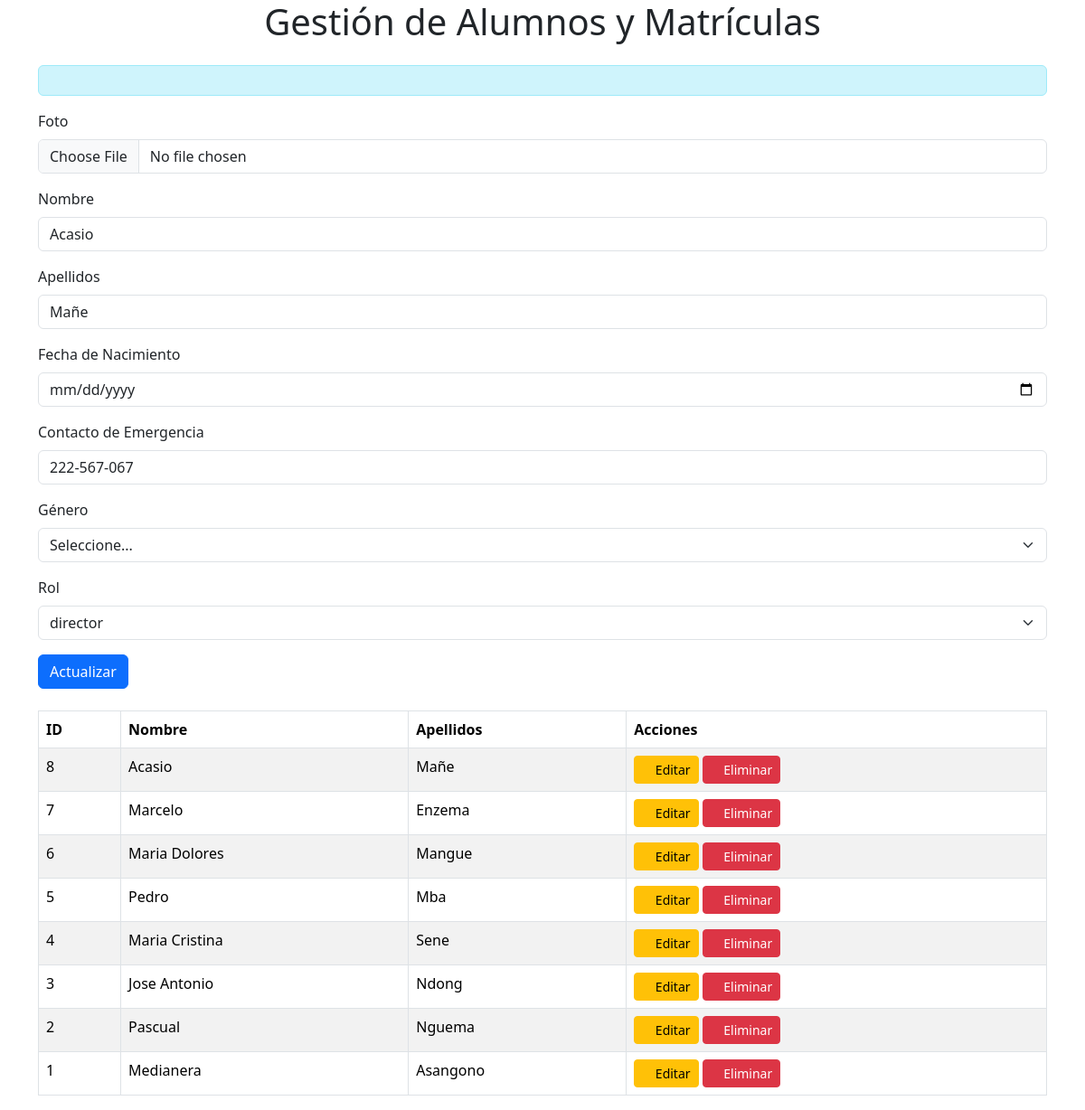
The app's page /secretaria/matricula/actualiar.php?editar=8 with its own data.
### tables this page shows
create table alumno(
    id_alumno int PRIMARY KEY AUTO_INCREMENT,
    foto VARCHAR(45) NOT NULL,
    nombre VARCHAR(45)NOT NULL,
    apellidos VARCHAR(45) NOT NULL,
    fecha_nacimiento DATE NOT NULL,
    contacto_emergencia VARCHAR(45) NOT NULL,
    genero VARCHAR(45) NOT NULL,
	id_rol INT(45) NOT NULL,
    FOREIGN KEY (id_rol) REFERENCES rol(id_rol)
   
);

create table rol(
    id_rol int PRIMARY KEY AUTO_INCREMENT,
    rol VARCHAR(45) NOT NULL
);

### secretaria/matricula/actualiar.php (the view, shortened to what this page needs)
<?php
include "../../conexion/conexion.php";
$mensaje = '';
function obtenerRoles($conexion) {
    $stmt = $conexion->prepare("SELECT id_rol, rol FROM rol");
    $stmt->execute();
    return $stmt->fetchAll(PDO::FETCH_ASSOC);
}
$alumno_data = [];
if (isset($_GET['editar']) && !empty($_GET['editar'])) {
    $id_alumno = $_GET['editar'];
    $stmt_alumno = $conexion->prepare("SELECT * FROM alumno WHERE id_alumno = :id_alumno");
    $stmt_alumno->bindParam(':id_alumno', $id_alumno);
    $stmt_alumno->execute();
    $alumno_data = $stmt_alumno->fetch(PDO::FETCH_ASSOC);
}
$query_alumnos = "SELECT * FROM alumno ORDER BY id_alumno DESC";
$stmt_alumnos = $conexion->prepare($query_alumnos);
$stmt_alumnos->execute();
$alumnos = $stmt_alumnos->fetchAll(PDO::FETCH_ASSOC);
$roles = obtenerRoles($conexion);
?>
<!DOCTYPE html>
<html lang="es">
<head>
    <link rel="stylesheet" href="../css/all.min.css">
    <link rel="stylesheet" href="../css/bootstrap.css">
</head>
<body>
    <div class="container">
        <h1 class="text-center mb-4">Gestión de Alumnos y Matrículas</h1>
        <div class="alert alert-info"><?php echo $mensaje; ?></div>
        <form action="" method="POST" enctype="multipart/form-data">
            <div class="mb-3">
                <label for="foto" class="form-label">Foto</label>
                <input type="file" class="form-control" id="foto" name="foto" accept="image/*">
            </div>
            <div class="mb-3">
                <label for="nombre" class="form-label">Nombre</label>
                <input type="text" class="form-control" id="nombre" name="nombre" required value="<?php echo $alumno_data['nombre'] ?? ''; ?>">
            </div>
            <div class="mb-3">
                <label for="apellidos" class="form-label">Apellidos</label>
                <input type="text" class="form-control" id="apellidos" name="apellidos" required value="<?php echo $alumno_data['apellidos'] ?? ''; ?>">
            </div>
            <div class="mb-3">
                <label for="fecha_nacimiento" class="form-label">Fecha de Nacimiento</label>
                <input type="date" class="form-control" id="fecha_nacimiento" name="fecha_nacimiento" required value="<?php echo $alumno_data['fecha_nacimiento'] ?? ''; ?>">
            </div>
            <div class="mb-3">
                <label for="contacto_emergencia" class="form-label">Contacto de Emergencia</label>
                <input type="text" class="form-control" id="contacto_emergencia" name="contacto_emergencia" required value="<?php echo $alumno_data['contacto_emergencia'] ?? ''; ?>">
            </div>
            <div class="mb-3">
                <label for="genero" class="form-label">Género</label>
                <select class="form-select" id="genero" name="genero" required>
                    <option value="">Seleccione...</option>
                </select>
            </div>
            <div class="mb-3">
                <label for="id_rol" class="form-label">Rol</label>
                <select class="form-select" id="id_rol" name="id_rol" required>
                    <?php foreach($roles as $rol): ?>
                        <option value="<?php echo $rol['id_rol']; ?>" <?php echo (!empty($alumno_data) && $alumno_data['id_rol'] == $rol['id_rol']) ? 'selected' : ''; ?>>
                            <?php echo $rol['rol']; ?>
                        </option>
                    <?php endforeach; ?>
                </select>
            </div>
            <button type="submit" class="btn btn-primary">
                <?php echo empty($alumno_data) ? 'Registrar' : 'Actualizar'; ?>
            </button>
        </form>
        <div class="table-responsive mt-4">
            <table class="table table-bordered table-striped">
                <thead>
                    <tr>
                        <th>ID</th>
                        <th>Nombre</th>
                        <th>Apellidos</th>
                        <th>Acciones</th>
                    </tr>
                </thead>
                <tbody>
                    <?php foreach ($alumnos as $alumno): ?>
                        <tr>
                            <td><?php echo $alumno['id_alumno']; ?></td>
                            <td><?php echo $alumno['nombre']; ?></td>
                            <td><?php echo $alumno['apellidos']; ?></td>
                            <td>
                                <a href="?editar=<?php echo $alumno['id_alumno']; ?>" class="btn btn-warning btn-sm">
                                    <i class="fas fa-edit"></i> Editar
                                </a>
                                <button class="btn btn-danger btn-sm" onclick="confirmarEliminar(<?php echo $alumno['id_alumno']; ?>)">
                                    <i class="fas fa-trash"></i> Eliminar
                                </button>
                            </td>
                        </tr>
                    <?php endforeach; ?>
                </tbody>
            </table>
        </div>
    </div>
</body>
</html>

### records on screen
alumno: nombre "Acasio", apellidos "Mañe", contacto_emergencia "222-567-067", id_rol "director", id_alumno "8"
alumno: id_alumno "7", nombre "Marcelo", apellidos "Enzema"
alumno: id_alumno "6", nombre "Maria Dolores", apellidos "Mangue"
alumno: id_alumno "5", nombre "Pedro", apellidos "Mba"
alumno: id_alumno "4", nombre "Maria Cristina", apellidos "Sene"
alumno: id_alumno "3", nombre "Jose Antonio", apellidos "Ndong"
alumno: id_alumno "2", nombre "Pascual", apellidos "Nguema"
alumno: id_alumno "1", nombre "Medianera", apellidos "Asangono"
